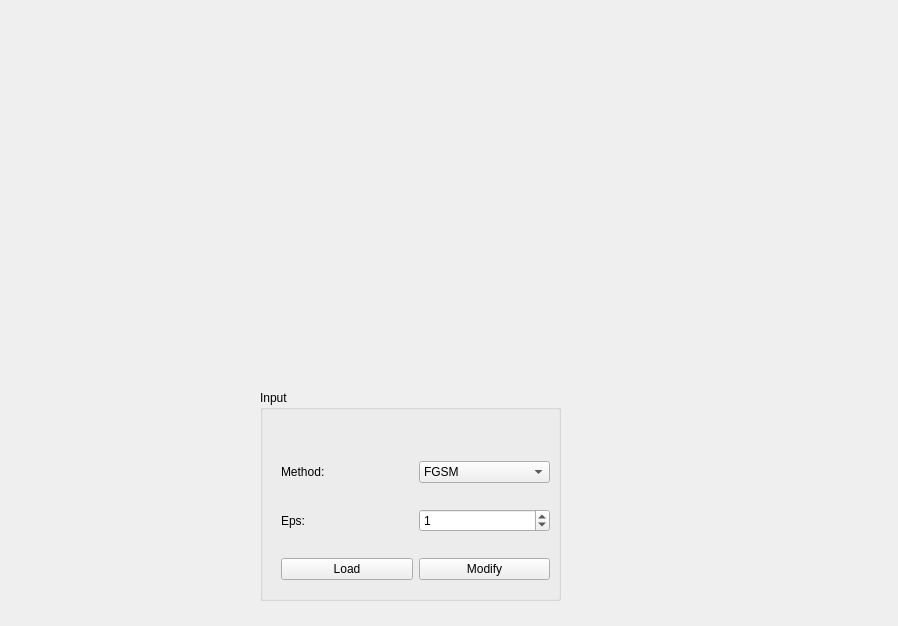
<?xml version="1.0" encoding="UTF-8"?>
<ui version="4.0">
 <class>MainWindow</class>
 <widget class="QMainWindow" name="MainWindow">
  <property name="geometry">
   <rect>
    <x>0</x>
    <y>0</y>
    <width>898</width>
    <height>626</height>
   </rect>
  </property>
  <property name="windowTitle">
   <string>MainWindow</string>
  </property>
  <widget class="QWidget" name="centralWidget">
   <widget class="QLabel" name="originalLabel">
    <property name="geometry">
     <rect>
      <x>40</x>
      <y>10</y>
      <width>380</width>
      <height>340</height>
     </rect>
    </property>
    <property name="text">
     <string/>
    </property>
   </widget>
   <widget class="QLabel" name="originalClassLabel">
    <property name="geometry">
     <rect>
      <x>60</x>
      <y>360</y>
      <width>261</width>
      <height>31</height>
     </rect>
    </property>
    <property name="font">
     <font>
      <pointsize>14</pointsize>
      <weight>75</weight>
      <bold>true</bold>
     </font>
    </property>
    <property name="text">
     <string/>
    </property>
    <property name="alignment">
     <set>Qt::AlignCenter</set>
    </property>
   </widget>
   <widget class="QLabel" name="advClassLabel">
    <property name="geometry">
     <rect>
      <x>520</x>
      <y>360</y>
      <width>321</width>
      <height>31</height>
     </rect>
    </property>
    <property name="font">
     <font>
      <pointsize>14</pointsize>
      <weight>75</weight>
      <bold>true</bold>
     </font>
    </property>
    <property name="text">
     <string/>
    </property>
    <property name="alignment">
     <set>Qt::AlignCenter</set>
    </property>
   </widget>
   <widget class="QGroupBox" name="groupBox">
    <property name="geometry">
     <rect>
      <x>260</x>
      <y>390</y>
      <width>301</width>
      <height>211</height>
     </rect>
    </property>
    <property name="title">
     <string>Input</string>
    </property>
    <widget class="QWidget" name="layoutWidget">
     <property name="geometry">
      <rect>
       <x>10</x>
       <y>40</y>
       <width>291</width>
       <height>181</height>
      </rect>
     </property>
     <layout class="QVBoxLayout" name="verticalLayout">
      <item>
       <layout class="QHBoxLayout" name="horizontalLayout">
        <item>
         <widget class="QLabel" name="label_3">
          <property name="text">
           <string>Method:</string>
          </property>
         </widget>
        </item>
        <item>
         <widget class="QComboBox" name="comboBox">
          <item>
           <property name="text">
            <string>FGSM</string>
           </property>
          </item>
          <item>
           <property name="text">
            <string>ILLC</string>
           </property>
          </item>
         </widget>
        </item>
       </layout>
      </item>
      <item>
       <layout class="QHBoxLayout" name="horizontalLayout_4">
        <item>
         <widget class="QLabel" name="label">
          <property name="text">
           <string>Eps:</string>
          </property>
         </widget>
        </item>
        <item>
         <widget class="QSpinBox" name="epsSpinBox">
          <property name="maximum">
           <number>255</number>
          </property>
          <property name="value">
           <number>1</number>
          </property>
         </widget>
        </item>
       </layout>
      </item>
      <item>
       <layout class="QHBoxLayout" name="horizontalLayout_2">
        <item>
         <widget class="QPushButton" name="loadButton">
          <property name="text">
           <string>Load</string>
          </property>
         </widget>
        </item>
        <item>
         <widget class="QPushButton" name="modifyButton">
          <property name="text">
           <string>Modify</string>
          </property>
         </widget>
        </item>
       </layout>
      </item>
     </layout>
    </widget>
   </widget>
   <widget class="QLabel" name="advLabel">
    <property name="geometry">
     <rect>
      <x>460</x>
      <y>10</y>
      <width>380</width>
      <height>340</height>
     </rect>
    </property>
    <property name="text">
     <string/>
    </property>
   </widget>
  </widget>
 </widget>
 <layoutdefault spacing="6" margin="11"/>
 <resources/>
 <connections/>
</ui>
